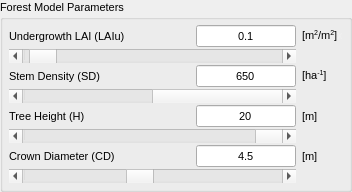
        <widget class="QgsCollapsibleGroupBox" name="ForestMP_Box">
         <property name="enabled">
          <bool>true</bool>
         </property>
         <property name="maximumSize">
          <size>
           <width>16777215</width>
           <height>16777215</height>
          </size>
         </property>
         <property name="font">
          <font>
           <pointsize>8</pointsize>
           <strikeout>false</strikeout>
          </font>
         </property>
         <property name="title">
          <string>Forest Model Parameters</string>
         </property>
         <property name="flat">
          <bool>true</bool>
         </property>
         <property name="collapsed">
          <bool>false</bool>
         </property>
         <property name="saveCollapsedState">
          <bool>false</bool>
         </property>
         <property name="saveCheckedState">
          <bool>false</bool>
         </property>
         <layout class="QGridLayout" name="gridLayout_5">
          <property name="leftMargin">
           <number>6</number>
          </property>
          <property name="topMargin">
           <number>6</number>
          </property>
          <property name="rightMargin">
           <number>6</number>
          </property>
          <property name="bottomMargin">
           <number>6</number>
          </property>
          <property name="verticalSpacing">
           <number>2</number>
          </property>
          <item row="1" column="0" colspan="3">
           <widget class="QScrollBar" name="LAIu_Slide">
            <property name="sizePolicy">
             <sizepolicy hsizetype="Preferred" vsizetype="Fixed">
              <horstretch>0</horstretch>
              <verstretch>0</verstretch>
             </sizepolicy>
            </property>
            <property name="minimum">
             <number>100</number>
            </property>
            <property name="maximum">
             <number>30000</number>
            </property>
            <property name="singleStep">
             <number>100</number>
            </property>
            <property name="value">
             <number>1000</number>
            </property>
            <property name="orientation">
             <enum>Qt::Horizontal</enum>
            </property>
           </widget>
          </item>
          <item row="3" column="0" colspan="3">
           <widget class="QScrollBar" name="SD_Slide">
            <property name="sizePolicy">
             <sizepolicy hsizetype="Preferred" vsizetype="Fixed">
              <horstretch>0</horstretch>
              <verstretch>0</verstretch>
             </sizepolicy>
            </property>
            <property name="maximum">
             <number>30000000</number>
            </property>
            <property name="singleStep">
             <number>1000000</number>
            </property>
            <property name="pageStep">
             <number>1000000</number>
            </property>
            <property name="value">
             <number>6500000</number>
            </property>
            <property name="orientation">
             <enum>Qt::Horizontal</enum>
            </property>
           </widget>
          </item>
          <item row="6" column="2">
           <widget class="QLineEdit" name="CD_lineEdit">
            <property name="sizePolicy">
             <sizepolicy hsizetype="Expanding" vsizetype="Minimum">
              <horstretch>0</horstretch>
              <verstretch>0</verstretch>
             </sizepolicy>
            </property>
            <property name="minimumSize">
             <size>
              <width>0</width>
              <height>0</height>
             </size>
            </property>
            <property name="maximumSize">
             <size>
              <width>100</width>
              <height>16777215</height>
             </size>
            </property>
            <property name="inputMethodHints">
             <set>Qt::ImhDigitsOnly</set>
            </property>
            <property name="text">
             <string>4.5</string>
            </property>
            <property name="frame">
             <bool>true</bool>
            </property>
            <property name="alignment">
             <set>Qt::AlignCenter</set>
            </property>
           </widget>
          </item>
          <item row="4" column="2">
           <widget class="QLineEdit" name="TreeH_lineEdit">
            <property name="sizePolicy">
             <sizepolicy hsizetype="Expanding" vsizetype="Minimum">
              <horstretch>0</horstretch>
              <verstretch>0</verstretch>
             </sizepolicy>
            </property>
            <property name="minimumSize">
             <size>
              <width>0</width>
              <height>0</height>
             </size>
            </property>
            <property name="maximumSize">
             <size>
              <width>100</width>
              <height>16777215</height>
             </size>
            </property>
            <property name="inputMethodHints">
             <set>Qt::ImhDigitsOnly</set>
            </property>
            <property name="text">
             <string>20</string>
            </property>
            <property name="frame">
             <bool>true</bool>
            </property>
            <property name="alignment">
             <set>Qt::AlignCenter</set>
            </property>
           </widget>
          </item>
          <item row="2" column="0">
           <widget class="QLabel" name="SD_Text">
            <property name="sizePolicy">
             <sizepolicy hsizetype="Minimum" vsizetype="Preferred">
              <horstretch>0</horstretch>
              <verstretch>0</verstretch>
             </sizepolicy>
            </property>
            <property name="minimumSize">
             <size>
              <width>125</width>
              <height>0</height>
             </size>
            </property>
            <property name="maximumSize">
             <size>
              <width>16777215</width>
              <height>20</height>
             </size>
            </property>
            <property name="text">
             <string>Stem Density (SD)</string>
            </property>
           </widget>
          </item>
          <item row="7" column="0" colspan="3">
           <widget class="QScrollBar" name="CD_Slide">
            <property name="sizePolicy">
             <sizepolicy hsizetype="Preferred" vsizetype="Fixed">
              <horstretch>0</horstretch>
              <verstretch>0</verstretch>
             </sizepolicy>
            </property>
            <property name="minimum">
             <number>1000</number>
            </property>
            <property name="maximum">
             <number>100000</number>
            </property>
            <property name="singleStep">
             <number>10000</number>
            </property>
            <property name="pageStep">
             <number>10000</number>
            </property>
            <property name="value">
             <number>45000</number>
            </property>
            <property name="orientation">
             <enum>Qt::Horizontal</enum>
            </property>
           </widget>
          </item>
          <item row="5" column="0" colspan="3">
           <widget class="QScrollBar" name="TreeH_Slide">
            <property name="sizePolicy">
             <sizepolicy hsizetype="Preferred" vsizetype="Fixed">
              <horstretch>0</horstretch>
              <verstretch>0</verstretch>
             </sizepolicy>
            </property>
            <property name="maximum">
             <number>500000</number>
            </property>
            <property name="singleStep">
             <number>10000</number>
            </property>
            <property name="pageStep">
             <number>1000</number>
            </property>
            <property name="value">
             <number>200000</number>
            </property>
            <property name="orientation">
             <enum>Qt::Horizontal</enum>
            </property>
           </widget>
          </item>
          <item row="0" column="2">
           <widget class="QLineEdit" name="LAIu_lineEdit">
            <property name="sizePolicy">
             <sizepolicy hsizetype="Preferred" vsizetype="Preferred">
              <horstretch>0</horstretch>
              <verstretch>0</verstretch>
             </sizepolicy>
            </property>
            <property name="minimumSize">
             <size>
              <width>0</width>
              <height>0</height>
             </size>
            </property>
            <property name="maximumSize">
             <size>
              <width>100</width>
              <height>16777215</height>
             </size>
            </property>
            <property name="layoutDirection">
             <enum>Qt::LeftToRight</enum>
            </property>
            <property name="inputMethodHints">
             <set>Qt::ImhDigitsOnly</set>
            </property>
            <property name="text">
             <string>0.1</string>
            </property>
            <property name="frame">
             <bool>true</bool>
            </property>
            <property name="alignment">
             <set>Qt::AlignCenter</set>
            </property>
           </widget>
          </item>
          <item row="0" column="0">
           <widget class="QLabel" name="LAIu_Text">
            <property name="enabled">
             <bool>true</bool>
            </property>
            <property name="sizePolicy">
             <sizepolicy hsizetype="Preferred" vsizetype="Preferred">
              <horstretch>0</horstretch>
              <verstretch>0</verstretch>
             </sizepolicy>
            </property>
            <property name="minimumSize">
             <size>
              <width>125</width>
              <height>0</height>
             </size>
            </property>
            <property name="maximumSize">
             <size>
              <width>16777215</width>
              <height>16777215</height>
             </size>
            </property>
            <property name="text">
             <string>Undergrowth LAI (LAIu)</string>
            </property>
           </widget>
          </item>
          <item row="2" column="2">
           <widget class="QLineEdit" name="SD_lineEdit">
            <property name="sizePolicy">
             <sizepolicy hsizetype="Expanding" vsizetype="Minimum">
              <horstretch>0</horstretch>
              <verstretch>0</verstretch>
             </sizepolicy>
            </property>
            <property name="minimumSize">
             <size>
              <width>0</width>
              <height>0</height>
             </size>
            </property>
            <property name="maximumSize">
             <size>
              <width>100</width>
              <height>16777215</height>
             </size>
            </property>
            <property name="inputMethodHints">
             <set>Qt::ImhDigitsOnly</set>
            </property>
            <property name="text">
             <string>650</string>
            </property>
            <property name="frame">
             <bool>true</bool>
            </property>
            <property name="alignment">
             <set>Qt::AlignCenter</set>
            </property>
           </widget>
          </item>
          <item row="4" column="0">
           <widget class="QLabel" name="TreeH_Text">
            <property name="sizePolicy">
             <sizepolicy hsizetype="Minimum" vsizetype="Preferred">
              <horstretch>0</horstretch>
              <verstretch>0</verstretch>
             </sizepolicy>
            </property>
            <property name="minimumSize">
             <size>
              <width>125</width>
              <height>0</height>
             </size>
            </property>
            <property name="maximumSize">
             <size>
              <width>16777215</width>
              <height>20</height>
             </size>
            </property>
            <property name="text">
             <string>Tree Height (H)</string>
            </property>
           </widget>
          </item>
          <item row="6" column="0">
           <widget class="QLabel" name="CD_Text">
            <property name="sizePolicy">
             <sizepolicy hsizetype="Minimum" vsizetype="Preferred">
              <horstretch>0</horstretch>
              <verstretch>0</verstretch>
             </sizepolicy>
            </property>
            <property name="minimumSize">
             <size>
              <width>125</width>
              <height>0</height>
             </size>
            </property>
            <property name="maximumSize">
             <size>
              <width>16777215</width>
              <height>20</height>
             </size>
            </property>
            <property name="text">
             <string>Crown Diameter (CD)</string>
            </property>
           </widget>
          </item>
          <item row="0" column="1">
           <spacer name="horizontalSpacer_15">
            <property name="orientation">
             <enum>Qt::Horizontal</enum>
            </property>
            <property name="sizeType">
             <enum>QSizePolicy::MinimumExpanding</enum>
            </property>
            <property name="sizeHint" stdset="0">
             <size>
              <width>50</width>
              <height>20</height>
             </size>
            </property>
           </spacer>
          </item>
          <item row="0" column="3">
           <widget class="QLabel" name="label_2">
            <property name="text">
             <string>&lt;html&gt;&lt;head/&gt;&lt;body&gt;&lt;p&gt;[m&lt;span style=&quot; vertical-align:super;&quot;&gt;2&lt;/span&gt;/m&lt;span style=&quot; vertical-align:super;&quot;&gt;2&lt;/span&gt;]&lt;span style=&quot; color:#f0f0f0;&quot;&gt;x&lt;/span&gt;&lt;/p&gt;&lt;/body&gt;&lt;/html&gt;</string>
            </property>
           </widget>
          </item>
          <item row="2" column="3">
           <widget class="QLabel" name="label_4">
            <property name="text">
             <string>&lt;html&gt;&lt;head/&gt;&lt;body&gt;&lt;p&gt;[ha&lt;span style=&quot; vertical-align:super;&quot;&gt;-1&lt;/span&gt;]&lt;/p&gt;&lt;/body&gt;&lt;/html&gt;</string>
            </property>
           </widget>
          </item>
          <item row="4" column="3">
           <widget class="QLabel" name="label_5">
            <property name="text">
             <string>[m]</string>
            </property>
           </widget>
          </item>
          <item row="6" column="3">
           <widget class="QLabel" name="label_6">
            <property name="text">
             <string>[m]</string>
            </property>
           </widget>
          </item>
         </layout>
        </widget>
